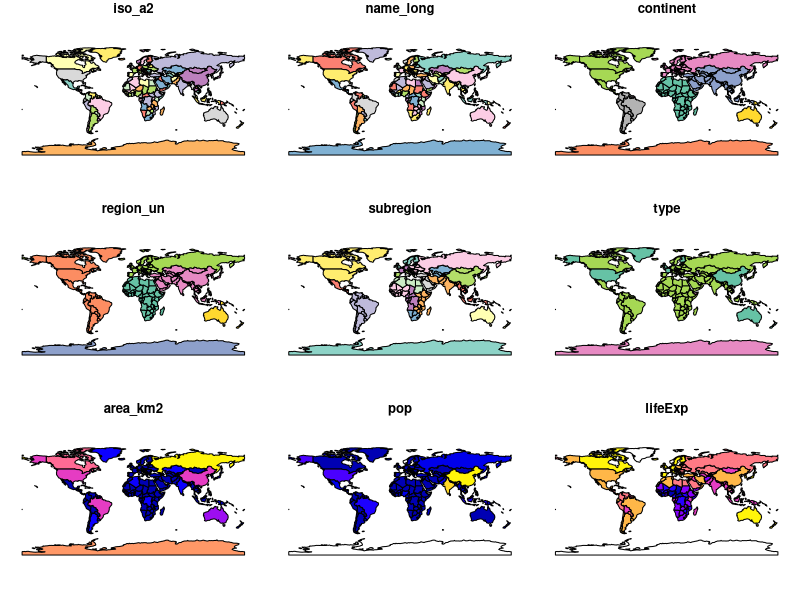
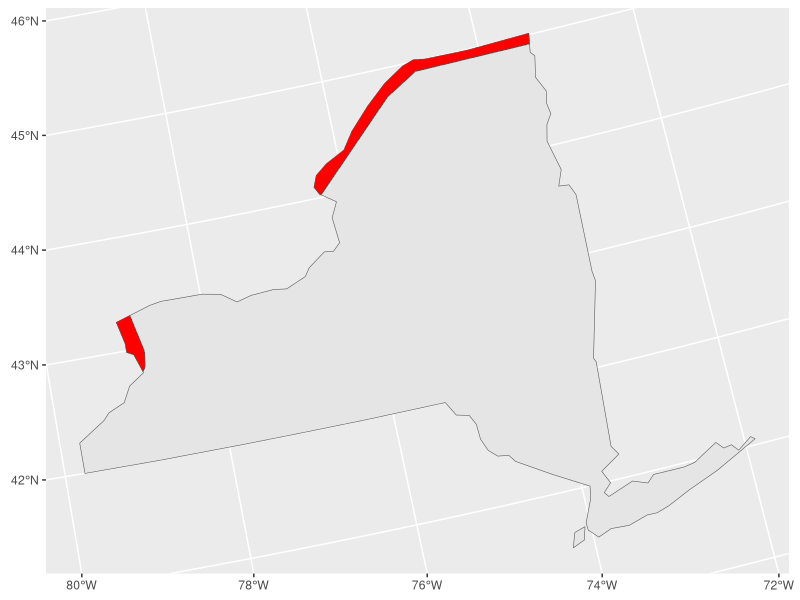

Generate these figures, in order, with R:
## ---- chunk 1
#Install and load packages
install.packages("sf")
install.packages("spData")
install.packages("tidyverse")

#Load Library
library(sf)
library(spData)
library(tidyverse)
library(units)

#Load the data
data(world)
data(us_states)
plot(world)
## ---- chunk 2
#Set Projection 
albers="+proj=aea +lat_1=29.5 +lat_2=45.5 +lat_0=37.5 +lon_0=-96 +x_0=0 +y_0=0 +ellps=GRS80 +datum=NAD83 +units=m +no_defs"

#Transform Projections
states_albers <- st_transform(us_states, albers)
world_albers <- st_transform(world, albers)
#Look at what comprises states to call NY
str(us_states, max.level=2)

#Set NY as seperate entity
NY = states_albers[states_albers$NAME == "New York",]
## ---- chunk 3
#Create Canada Buffer using World Data
Canada= world_albers[world_albers$name_long == "Canada",]%>% st_buffer(dist=10000)


#Find intersection between both
Border<- st_intersection(Canada, NY)

#Plot intersection 
ggplot()+
  geom_sf(data=NY)+
  geom_sf(data= Border, fill="red")
  
#What is the area?
area <- st_area(Border)%>%
  set_units(km^2)

#display area 
area
